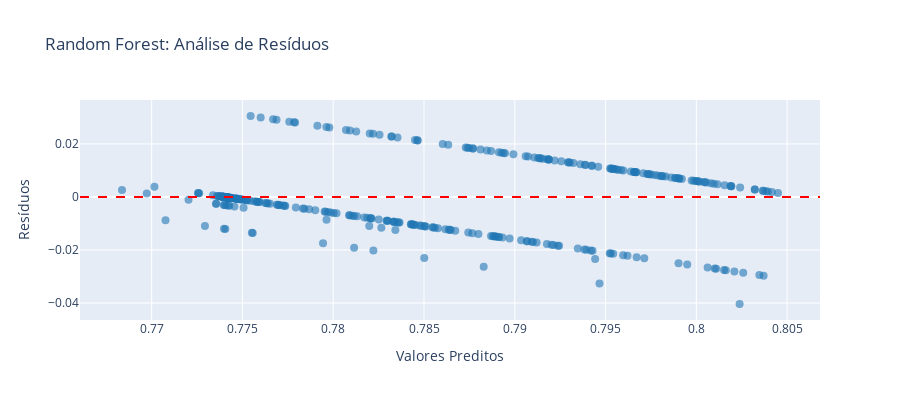

This figure's notebook cell:
### Code cell
# Análise de resíduos do Random Forest
residuos_rf = y_test - y_test_pred_rf

fig_rf_resid = go.Figure()
fig_rf_resid.add_trace(go.Scatter(
    x=y_test_pred_rf,
    y=residuos_rf,
    mode='markers',
    marker=dict(size=8, color='rgba(31, 119, 180, 0.6)'),
    name='Resíduos'
))
fig_rf_resid.add_hline(y=0, line_dash='dash', line_color='red')
fig_rf_resid.update_layout(
    title='Random Forest: Análise de Resíduos',
    xaxis_title='Valores Preditos',
    yaxis_title='Resíduos',
    height=400
)
fig_rf_resid.show()

### Figure 1 — Plotly figure (JSON) as saved in the notebook; plotly's stock layout.template omitted (floating-point values rounded to 4 significant figures; data arrays with more than 128 entries replaced by an {"elided": "..."} marker saying what was removed)
{"data": [{"marker": {"color": "rgba(31, 119, 180, 0.6)", "size": 8}, "mode": "markers", "name": "Resíduos", "type": "scatter", "x": {"elided": "333 float values"}, "y": {"elided": "333 float values"}}], "layout": {"height": 400, "shapes": [{"line": {"color": "red", "dash": "dash"}, "type": "line", "x0": 0, "x1": 1, "xref": "x domain", "y0": 0, "y1": 0, "yref": "y"}], "title": {"text": "Random Forest: Análise de Resíduos"}, "xaxis": {"title": {"text": "Valores Preditos"}}, "yaxis": {"title": {"text": "Resíduos"}}}}
